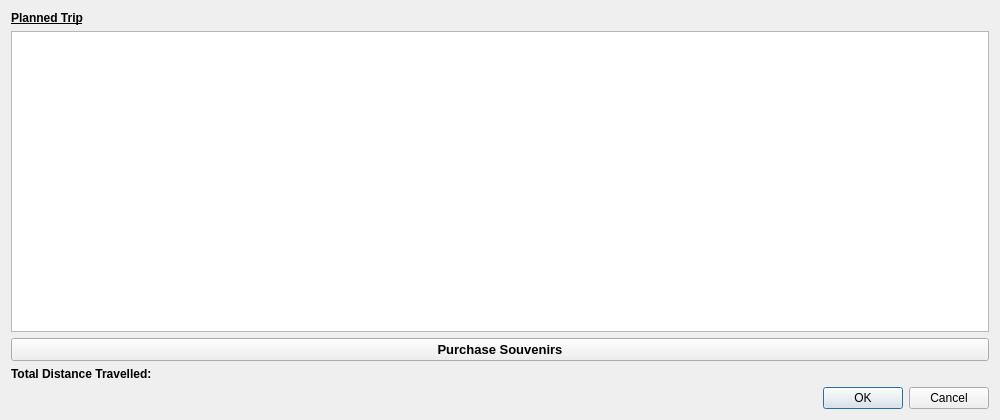
<?xml version="1.0" encoding="UTF-8"?>
<ui version="4.0">
 <class>tripdisplay</class>
 <widget class="QDialog" name="tripdisplay">
  <property name="geometry">
   <rect>
    <x>0</x>
    <y>0</y>
    <width>1000</width>
    <height>420</height>
   </rect>
  </property>
  <property name="minimumSize">
   <size>
    <width>1000</width>
    <height>420</height>
   </size>
  </property>
  <property name="maximumSize">
   <size>
    <width>2400</width>
    <height>420</height>
   </size>
  </property>
  <property name="windowTitle">
   <string>College Distances</string>
  </property>
  <layout class="QVBoxLayout" name="verticalLayout_2">
   <item>
    <widget class="QLabel" name="label">
     <property name="font">
      <font>
       <bold>true</bold>
       <underline>true</underline>
      </font>
     </property>
     <property name="text">
      <string>Planned Trip</string>
     </property>
     <property name="textFormat">
      <enum>Qt::TextFormat::RichText</enum>
     </property>
    </widget>
   </item>
   <item>
    <widget class="QTableView" name="tableView"/>
   </item>
   <item>
    <widget class="QPushButton" name="saddlebackPB">
     <property name="font">
      <font>
       <pointsize>10</pointsize>
       <bold>true</bold>
      </font>
     </property>
     <property name="text">
      <string>Purchase Souvenirs</string>
     </property>
    </widget>
   </item>
   <item>
    <widget class="QLabel" name="label_2">
     <property name="font">
      <font>
       <bold>true</bold>
      </font>
     </property>
     <property name="text">
      <string>Total Distance Travelled: </string>
     </property>
    </widget>
   </item>
   <item>
    <widget class="QDialogButtonBox" name="buttonBox">
     <property name="orientation">
      <enum>Qt::Orientation::Horizontal</enum>
     </property>
     <property name="standardButtons">
      <set>QDialogButtonBox::StandardButton::Cancel|QDialogButtonBox::StandardButton::Ok</set>
     </property>
    </widget>
   </item>
  </layout>
 </widget>
 <resources/>
 <connections>
  <connection>
   <sender>buttonBox</sender>
   <signal>accepted()</signal>
   <receiver>tripdisplay</receiver>
   <slot>accept()</slot>
   <hints>
    <hint type="sourcelabel">
     <x>248</x>
     <y>254</y>
    </hint>
    <hint type="destinationlabel">
     <x>157</x>
     <y>274</y>
    </hint>
   </hints>
  </connection>
  <connection>
   <sender>buttonBox</sender>
   <signal>rejected()</signal>
   <receiver>tripdisplay</receiver>
   <slot>reject()</slot>
   <hints>
    <hint type="sourcelabel">
     <x>316</x>
     <y>260</y>
    </hint>
    <hint type="destinationlabel">
     <x>286</x>
     <y>274</y>
    </hint>
   </hints>
  </connection>
 </connections>
</ui>
